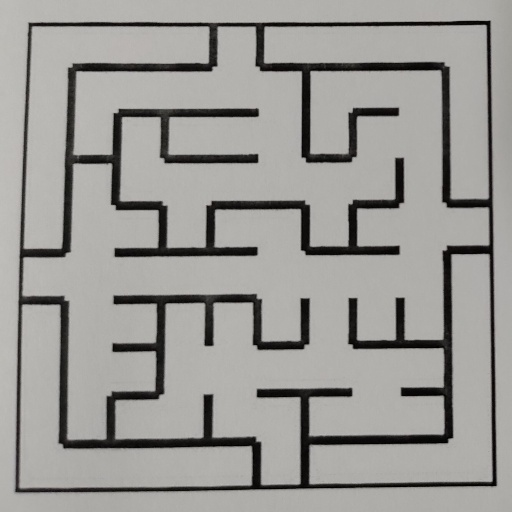
#> input picture maze_t3.jpg, 512 x 512 px, given in place of maze00.jpg, which was not available
$ python task_1b.py
#> lines starting #> are read from the running program, lines starting #| are printed output that depends on the picture; after the words box and inside, x2 and y2 are one past the last pixel; in counts of white or black regions, pixels touching at a corner belong together; pictures that were not available may be replaced by others from this repository, and a replacement may not be noted
#> further down, input_img is the input picture: shape (512, 512, 3); mean B, G, R 149.3, 152.8, 153.9
'''
*****************************************************************************************
*
*        		===============================================
*           		Nirikshak Bot (NB) Theme (eYRC 2020-21)
*        		===============================================
*
*  This script is to implement Task 1B of Nirikshak Bot (NB) Theme (eYRC 2020-21).
*
*  This software is made available on an "AS IS WHERE IS BASIS".
*  Licensee/end user indemnifies and will keep e-Yantra indemnified from
*  any and all claim(s) that emanate from the use of the Software or
*  breach of the terms of this agreement.
*
*  e-Yantra - An MHRD project under National Mission on Education using ICT (NMEICT)
*
*****************************************************************************************
'''

# Team ID:			[544]
# Author List:		[Bhargav,Saketh,Jeevanandan,Sreekar]
# Filename:			task_1b.py
# Functions:		applyPerspectiveTransform, detectMaze, writeToCsv
# 					[order_points]
# Global variables:
# 					[i]


####################### IMPORT MODULES #######################
## You are not allowed to make any changes in this section. ##
## You have to implement this task with the three available ##
## modules for this task (numpy, opencv, csv)               ##
##############################################################
import numpy as np
import cv2
import csv
##############################################################


def sort_12_points(elem):
    return elem[0]+elem[1]


def take_first(elem):
    return elem[0]


def take_second(elem):
    return elem[1]


def sort_12_points(elem):
    return elem[0]+elem[1]


################# ADD UTILITY FUNCTIONS HERE #################
## You can define any utility functions for your code.      ##
## Please add proper comments to ensure that your code is   ##
## readable and easy to understand.                         ##
##############################################################
z = 0


# [45 lines left out: function applyPerspectiveTransform_2, not called in this run]
##############################################################


def order_points(pts):
    # initialzie a list of coordinates that will be ordered
    # such that the first entry in the list is the top-left,
    # the second entry is the top-right, the third is the
    # bottom-right, and the fourth is the bottom-left
    pts = pts.reshape((4, 2))
    rect = np.zeros((4, 2), dtype="float32")
    # the top-left point will have the smallest sum, whereas
    # the bottom-right point will have the largest sum
    s = pts.sum(axis=1)
    rect[0] = pts[np.argmin(s)]
    rect[2] = pts[np.argmax(s)]
    # now, compute the difference between the points, the
    # top-right point will have the smallest difference,
    # whereas the bottom-left will have the largest difference
    diff = np.diff(pts, axis=1)
    rect[1] = pts[np.argmin(diff)]
    rect[3] = pts[np.argmax(diff)]
    # return the ordered coordinates
    return rect


def applyPerspectiveTransform(input_img):
    warped_img = None

    # """
    # Purpose:
    # ---
    # takes a maze test case image as input and applies a Perspective Transfrom on it to isolate the maze

    # Input Arguments:
    # ---
    # `input_img` :   [ numpy array ]
    # 	maze image in the form of a numpy array

    # Returns:
    # ---
    # `warped_img` :  [ numpy array ]
    # 	resultant warped maze image after applying Perspective Transform

    # Example call:
    # ---
    # warped_img = applyPerspectiveTransform(input_img)
    # """

    ##############	ADD YOUR CODE HERE	##############
    # cv2.imwrite("Imgeee"+str(i)+".png",input_img)

    img_grey = cv2.cvtColor(input_img, cv2.COLOR_BGR2GRAY)
    ret, thresh = cv2.threshold(img_grey, 120, 255, cv2.THRESH_BINARY_INV)
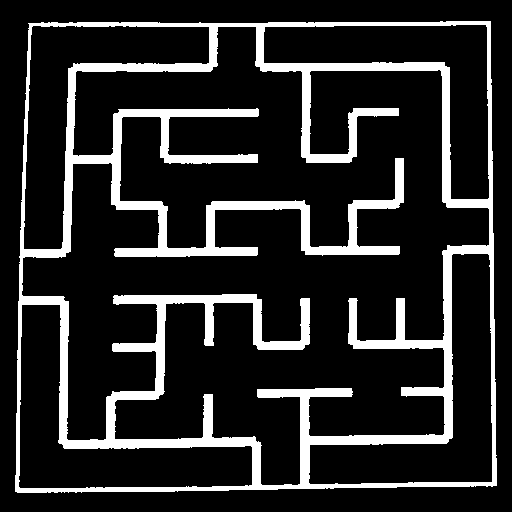
#> thresh: shape (512, 512); 15.8% white; 1 white region, box (x1, y1, x2, y2) and area: (15, 21, 497, 493) 41398
    kernel = np.ones((5, 5), np.uint8)
    dila = cv2.dilate(thresh, kernel, iterations=3)
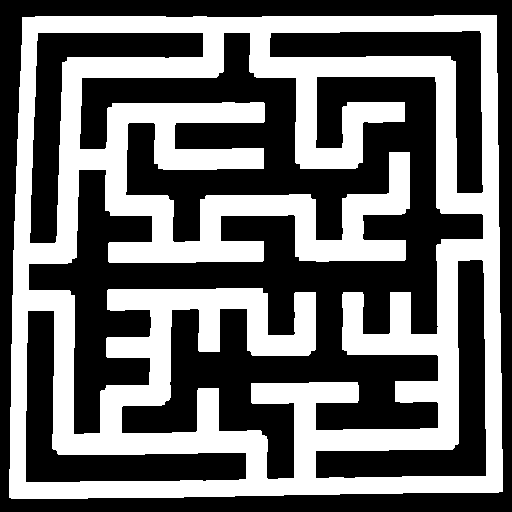
#> dila: shape (512, 512); 42.4% white; 1 white region, box (x1, y1, x2, y2) and area: (9, 15, 503, 499) 111093
    ero = cv2.erode(dila, kernel, iterations=3)
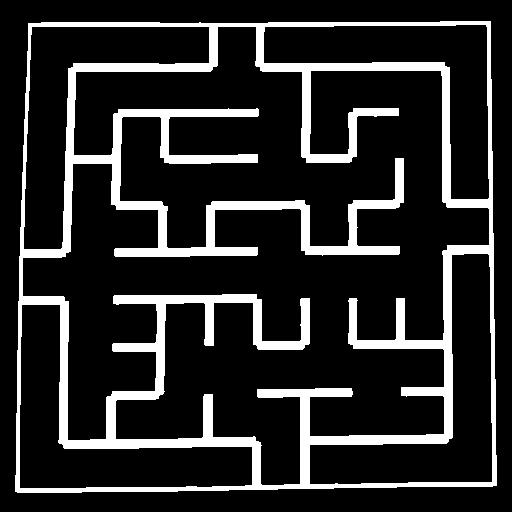
#> ero: shape (512, 512); 16.1% white; 1 white region
    img_gua = cv2.GaussianBlur(ero, (5, 5), 0.5)
    # [4 lines of commented-out code are left out]
    contours, hi = cv2.findContours(
        img_gua, cv2.RETR_LIST, cv2.CHAIN_APPROX_SIMPLE)
#> contours = 6 contours; box (x1, y1, x2, y2) and area: (14, 20, 498, 494) 222360, (23, 27, 489, 485) 120280, (20, 305, 252, 488) 14146, (310, 254, 492, 484) 13826, (24, 27, 209, 249) 13186, (264, 25, 489, 199) 12832; hi = [[1, -1, -1, -1], [2, 0, -1, -1], [3, 1, -1, -1], [4, 2, -1, -1], [5, 3, -1, -1], [-1, 4, -1, -1]]
    contours = sorted(contours, key=cv2.contourArea, reverse=True)
    target = 0
    for con in contours:
        approx = cv2.approxPolyDP(con, 0.02*cv2.arcLength(con, True), True)
        if len(approx) == 4:
            target = approx
            break
#> this loop made 1 pass
#> target on pass 1: [[491, 20], [27, 22], [14, 492], [497, 486]]
    approx = order_points(target)
#> in order_points, `pts = pts.reshape((4, 2))`: pts = [[491, 20], [27, 22], [14, 492], [497, 486]]
#> in order_points, `s = pts.sum(axis=1)`: s = [511, 49, 506, 983]
#> in order_points, `diff = np.diff(pts, axis=1)`: diff = [-471, -5, 478, -11]
#> approx = [[27, 22], [491, 20], [497, 486], [14, 492]]
    # print(approx)
    pts = np.float32([[0, 0], [300, 0], [300, 300], [0, 300]])
    # print(pts)
    op = cv2.getPerspectiveTransform(approx, pts)
#> op = [[0.642, 0.0178, -17.74], [0.00287, 0.666, -14.72], [-1.69e-05, 8.7e-05, 1]]
    warped_img = cv2.warpPerspective(ero, op, (305, 305))
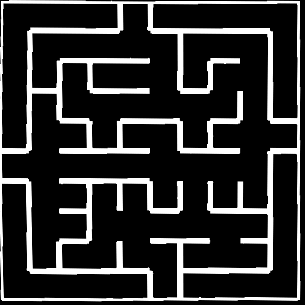
#> warped_img: shape (305, 305); min 0, max 255, mean 47

    ##################################################

    return warped_img


def detectMaze(warped_img):

    # """
    # Purpose:
    # ---
    # takes the warped maze image as input and returns the maze encoded in form of a 2D array

    # Input Arguments:
    # ---
    # `warped_img` :    [ numpy array ]
    # 	resultant warped maze image after applying Perspective Transform

    # Returns:
    # ---
    # `maze_array` :    [ nested list of lists ]
    # 	encoded maze in the form of a 2D array

    # Example call:
    # ---
    # maze_array = detectMaze(warped_img)
    # """

    maze_array = []

    ##############	ADD YOUR CODE HERE	##############
    kernel = np.ones((5, 5), np.uint8)
    dialt = cv2.dilate(warped_img, kernel, iterations=1)
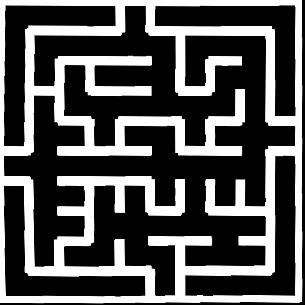
#> dialt: shape (305, 305); min 0, max 255, mean 85.2
    top, bottom, right, left = 0, 0, 0, 0
    su = 0
    k = 0
    l = 0
    lst = []

    for i in range(10):
        for j in range(10):
            img_copy = dialt[k:k+31, l:l+31]
            if (img_copy.any()):
                img_resize = cv2.resize(img_copy, (500, 500))
            if((img_resize[40, 250] > 200).any()):
                top = 2
            if(((img_resize[300, 20] > 200) or (img_resize[250, 1] > 200)).any()):
                left = 1
            if((img_resize[250, 495] == 255).any()):
                right = 4
            if((img_resize[495, 250] == 255).any()):
                bottom = 8
            su = top+left+right+bottom
            lst.append(su)
            top = 0
            right = 0
            left = 0
            bottom = 0
            l += 30
        k += 30
        maze_array.append(lst)
        lst = []
        l = 0
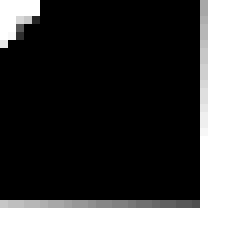
#> img_copy: shape (31, 31) (shown 8 times larger); min 0, max 255, mean 90.4
#> after the loop, k = 300; maze_array = 10 items

        ##################################################

    return maze_array


# NOTE:	YOU ARE NOT ALLOWED TO MAKE ANY CHANGE TO THIS FUNCTION
#
# Function Name:    main
#        Inputs:    None
#       Outputs:    None
#       Purpose:    This part of the code is only for testing your solution. The function first takes 'maze00.jpg'
# 					as input, applies Perspective Transform by calling applyPerspectiveTransform function,
# 					encodes the maze input in form of 2D array by calling detectMaze function and writes this data to csv file
# 					by calling writeToCsv function, it then asks the user whether to repeat the same on all maze images
# 					present in 'test_cases' folder or not. Write your solution ONLY in the space provided in the above
# 					applyPerspectiveTransform and detectMaze functions.
if __name__ == "__main__":

    # path directory of images in 'test_cases' folder
    img_dir_path = 'test_cases/'

    # path to 'maze00.jpg' image file
    file_num = 0
    img_file_path = img_dir_path + 'maze0' + str(file_num) + '.jpg'

    print('\n============================================')
    print('\nFor maze0' + str(file_num) + '.jpg')

    # path for 'maze00.csv' output file
    csv_file_path = img_dir_path + 'maze0' + str(file_num) + '.csv'

    # read the 'maze00.jpg' image file
    input_img = cv2.imread(img_file_path)

    # get the resultant warped maze image after applying Perspective Transform
    warped_img = applyPerspectiveTransform(input_img)

    if type(warped_img) is np.ndarray:

        # get the encoded maze in the form of a 2D array
        maze_array = detectMaze(warped_img)
#> maze_array = 10 items

        if (type(maze_array) is list) and (len(maze_array) == 10):

            print('\nEncoded Maze Array = %s' % (maze_array))
#> (printed output is left out)
            print('\n============================================')

            # writes the encoded maze array to the csv file
#> (the run stopped early here; a loop or call above may not have finished)

$ run again, on maze_t4.jpg
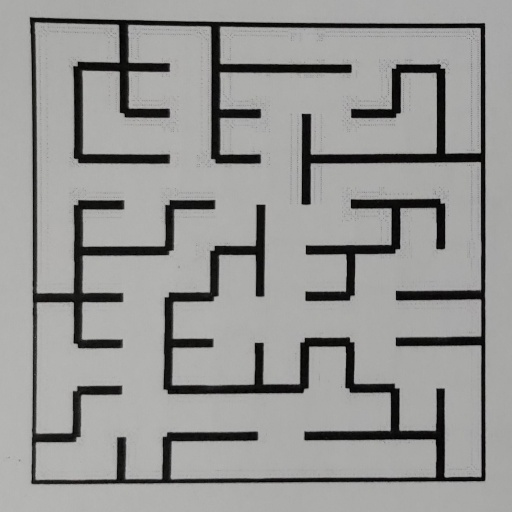
#> input picture maze_t4.jpg, 512 x 512 px, given in place of maze00.jpg, which was not available
#> input_img is the input picture: shape (512, 512, 3); mean B, G, R 148.1, 149.7, 149.8
#> in applyPerspectiveTransform, `ret, thresh = cv2.threshold(img_grey, 120, 255, cv2.THRESH_BINARY_INV)`:
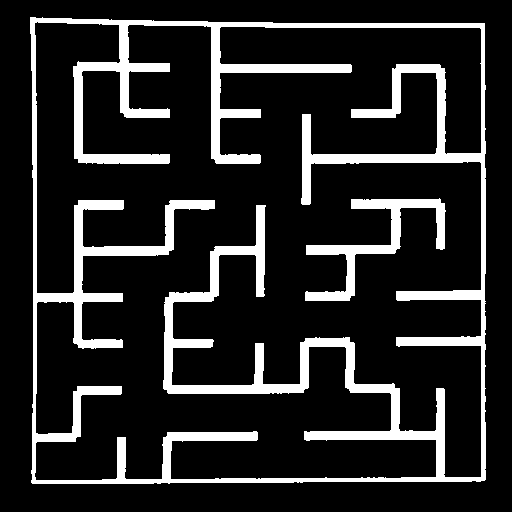
#> thresh: shape (512, 512); 15.2% white; 2 white regions, box (x1, y1, x2, y2) and area: (30, 17, 486, 484) 36720, (305, 198, 446, 301) 3210
#> dila: shape (512, 512); 40.2% white; 2 white regions, box (x1, y1, x2, y2) and area: (24, 11, 492, 490) 97655, (299, 192, 452, 307) 7817
#> ero: shape (512, 512); 15.4% white; 2 white regions
#> contours = 3 contours; box (x1, y1, x2, y2) and area: (29, 16, 487, 485) 210084, (36, 23, 481, 480) 167739, (304, 197, 447, 302) 3629; hi = [[1, -1, -1, -1], [2, 0, -1, -1], [-1, 1, -1, -1]]
#> the loop in applyPerspectiveTransform, `for con in contours:` made 1 pass
#> target on pass 1: [[29, 16], [30, 483], [485, 481], [485, 22]]
#> pts = [[29, 16], [30, 483], [485, 481], [485, 22]]
#> s = [45, 513, 966, 507]
#> diff = [-13, 453, -4, -463]
#> in applyPerspectiveTransform, `approx = order_points(target)`: approx = [[29, 16], [485, 22], [485, 481], [30, 483]]
#> op = [[0.646, -0.00138, -18.71], [-0.00842, 0.64, -10], [-3.75e-05, -4.61e-06, 1]]
#> after the loop in detectMaze, `for i in range(10):`:
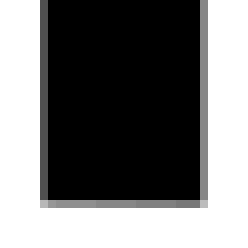
#> img_copy: shape (31, 31) (shown 8 times larger); min 0, max 255, mean 118.7
#> after the loop in detectMaze, `for i in range(10):`: k = 300; maze_array = 10 items
#> (printed output is left out)
